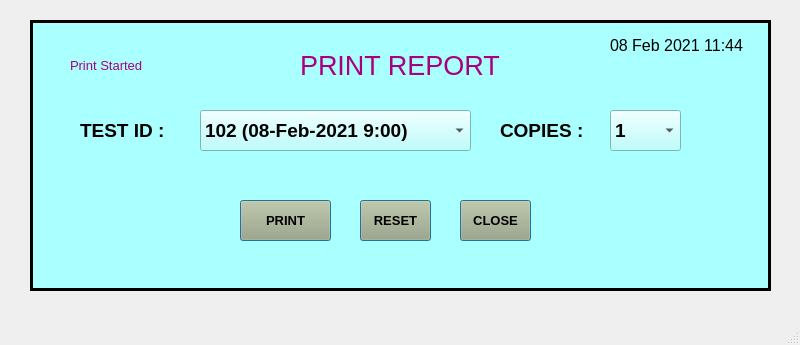
<?xml version="1.0" encoding="UTF-8"?>
<ui version="4.0">
 <class>MainWindow</class>
 <widget class="QMainWindow" name="MainWindow">
  <property name="geometry">
   <rect>
    <x>0</x>
    <y>0</y>
    <width>800</width>
    <height>345</height>
   </rect>
  </property>
  <property name="windowTitle">
   <string>MainWindow</string>
  </property>
  <widget class="QWidget" name="centralwidget">
   <widget class="QFrame" name="frame">
    <property name="geometry">
     <rect>
      <x>30</x>
      <y>20</y>
      <width>741</width>
      <height>271</height>
     </rect>
    </property>
    <property name="autoFillBackground">
     <bool>false</bool>
    </property>
    <property name="styleSheet">
     <string notr="true">background-color: rgb(170, 255, 255);
</string>
    </property>
    <property name="frameShape">
     <enum>QFrame::Box</enum>
    </property>
    <property name="frameShadow">
     <enum>QFrame::Plain</enum>
    </property>
    <property name="lineWidth">
     <number>3</number>
    </property>
    <widget class="QLabel" name="label">
     <property name="geometry">
      <rect>
       <x>580</x>
       <y>10</y>
       <width>151</width>
       <height>31</height>
      </rect>
     </property>
     <property name="font">
      <font>
       <family>Arial</family>
       <pointsize>12</pointsize>
      </font>
     </property>
     <property name="text">
      <string>08 Feb 2021 11:44</string>
     </property>
    </widget>
    <widget class="QLabel" name="label_2">
     <property name="geometry">
      <rect>
       <x>40</x>
       <y>30</y>
       <width>131</width>
       <height>31</height>
      </rect>
     </property>
     <property name="font">
      <font>
       <family>Arial</family>
       <pointsize>10</pointsize>
      </font>
     </property>
     <property name="styleSheet">
      <string notr="true">color: rgb(170, 0, 127);</string>
     </property>
     <property name="text">
      <string>Print Started</string>
     </property>
    </widget>
    <widget class="QPushButton" name="pushButton_6">
     <property name="geometry">
      <rect>
       <x>210</x>
       <y>180</y>
       <width>91</width>
       <height>41</height>
      </rect>
     </property>
     <property name="font">
      <font>
       <family>Arial</family>
       <pointsize>10</pointsize>
       <weight>75</weight>
       <bold>true</bold>
      </font>
     </property>
     <property name="styleSheet">
      <string notr="true">background-color: rgb(170, 170, 127);
</string>
     </property>
     <property name="text">
      <string>PRINT</string>
     </property>
     <property name="autoDefault">
      <bool>true</bool>
     </property>
     <property name="default">
      <bool>true</bool>
     </property>
     <property name="flat">
      <bool>false</bool>
     </property>
    </widget>
    <widget class="QPushButton" name="pushButton_7">
     <property name="geometry">
      <rect>
       <x>330</x>
       <y>180</y>
       <width>71</width>
       <height>41</height>
      </rect>
     </property>
     <property name="font">
      <font>
       <family>Arial</family>
       <pointsize>10</pointsize>
       <weight>75</weight>
       <bold>true</bold>
      </font>
     </property>
     <property name="styleSheet">
      <string notr="true">background-color: rgb(170, 170, 127);
</string>
     </property>
     <property name="text">
      <string>RESET</string>
     </property>
     <property name="autoDefault">
      <bool>true</bool>
     </property>
     <property name="default">
      <bool>true</bool>
     </property>
     <property name="flat">
      <bool>false</bool>
     </property>
    </widget>
    <widget class="QLabel" name="label_3">
     <property name="geometry">
      <rect>
       <x>50</x>
       <y>90</y>
       <width>101</width>
       <height>41</height>
      </rect>
     </property>
     <property name="font">
      <font>
       <family>Arial</family>
       <pointsize>14</pointsize>
       <weight>75</weight>
       <bold>true</bold>
      </font>
     </property>
     <property name="text">
      <string>TEST ID :</string>
     </property>
    </widget>
    <widget class="QPushButton" name="pushButton_8">
     <property name="geometry">
      <rect>
       <x>430</x>
       <y>180</y>
       <width>71</width>
       <height>41</height>
      </rect>
     </property>
     <property name="font">
      <font>
       <family>Arial</family>
       <pointsize>10</pointsize>
       <weight>75</weight>
       <bold>true</bold>
      </font>
     </property>
     <property name="styleSheet">
      <string notr="true">background-color: rgb(170, 170, 127);
</string>
     </property>
     <property name="text">
      <string>CLOSE</string>
     </property>
     <property name="autoDefault">
      <bool>true</bool>
     </property>
     <property name="default">
      <bool>true</bool>
     </property>
     <property name="flat">
      <bool>false</bool>
     </property>
    </widget>
    <widget class="QLabel" name="label_4">
     <property name="geometry">
      <rect>
       <x>270</x>
       <y>30</y>
       <width>211</width>
       <height>31</height>
      </rect>
     </property>
     <property name="font">
      <font>
       <family>Arial</family>
       <pointsize>20</pointsize>
      </font>
     </property>
     <property name="styleSheet">
      <string notr="true">color: rgb(170, 0, 127);</string>
     </property>
     <property name="text">
      <string>PRINT REPORT</string>
     </property>
    </widget>
    <widget class="QComboBox" name="comboBox">
     <property name="geometry">
      <rect>
       <x>170</x>
       <y>90</y>
       <width>271</width>
       <height>41</height>
      </rect>
     </property>
     <property name="font">
      <font>
       <family>Arial</family>
       <pointsize>14</pointsize>
       <weight>75</weight>
       <bold>true</bold>
      </font>
     </property>
     <item>
      <property name="text">
       <string>102 (08-Feb-2021 9:00)</string>
      </property>
     </item>
     <item>
      <property name="text">
       <string>103(07-Feb-2021 11:00)</string>
      </property>
     </item>
    </widget>
    <widget class="QLabel" name="label_5">
     <property name="geometry">
      <rect>
       <x>470</x>
       <y>90</y>
       <width>101</width>
       <height>41</height>
      </rect>
     </property>
     <property name="font">
      <font>
       <family>Arial</family>
       <pointsize>14</pointsize>
       <weight>75</weight>
       <bold>true</bold>
      </font>
     </property>
     <property name="text">
      <string>COPIES :</string>
     </property>
    </widget>
    <widget class="QComboBox" name="comboBox_2">
     <property name="geometry">
      <rect>
       <x>580</x>
       <y>90</y>
       <width>71</width>
       <height>41</height>
      </rect>
     </property>
     <property name="font">
      <font>
       <family>Arial</family>
       <pointsize>14</pointsize>
       <weight>75</weight>
       <bold>true</bold>
      </font>
     </property>
     <item>
      <property name="text">
       <string>1</string>
      </property>
     </item>
     <item>
      <property name="text">
       <string>2</string>
      </property>
     </item>
     <item>
      <property name="text">
       <string>4</string>
      </property>
     </item>
     <item>
      <property name="text">
       <string>6</string>
      </property>
     </item>
    </widget>
   </widget>
  </widget>
  <widget class="QMenuBar" name="menubar">
   <property name="geometry">
    <rect>
     <x>0</x>
     <y>0</y>
     <width>800</width>
     <height>21</height>
    </rect>
   </property>
  </widget>
  <widget class="QStatusBar" name="statusbar"/>
 </widget>
 <resources/>
 <connections/>
</ui>
